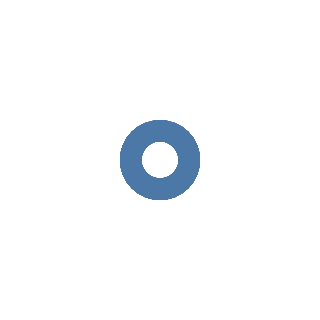

Source (notebook cell):
### Markdown cell above
Remember, to get a reasonable chart we need we need to describe what we want to use <font color='#55AAE7'>data</font>, <font color="#7F7C1C">encoding/channels</font>, and <font color="#AC491A">marks</font>.

To pick the kind of visualization we want, we need to make the right choice on the "mark." Do we want points (for a scatter plot)? lines (for a time series)? or bars (for a bar chart or heatmap)? See your choices [here](https://altair-viz.github.io/user_guide/marks.html).

Let's start easy. Let's make a scatterplot. We will tell Altair that we want a new Chart and that we will be using the mtcars dataframe. We will also, at minimum, neeed to pick the kind of mark. Scatterplots use points (a dot for every car in this case), so here's the code:

### Code cell
#1.4  Encode the dataset using points [data- mtcars,encoding-None,Marks= point]
alt.Chart(mtcars).mark_point()

### Figure 1 — Vega-Lite specification as saved in the notebook (floating-point values rounded to 4 significant figures)
{"config": {"view": {"continuousWidth": 400, "continuousHeight": 300}}, "data": {"name": "data-9409cf149fcd97d1b95049972fed8558"}, "mark": "point", "$schema": "https://vega.github.io/schema/vega-lite/v4.17.0.json", "datasets": {"data-9409cf149fcd97d1b95049972fed8558": [{"model": "Mazda RX4", "MPG": 21.0, "cylinders": 6, "displacement": 160.0, "HP": 110, "rear_axle_ratio": 3.9, "weight": 2.62, "qsec": 16.46, "vs": 0, "transmission": 1, "gears": 4, "carb": 4}, {"model": "Mazda RX4 Wag", "MPG": 21.0, "cylinders": 6, "displacement": 160.0, "HP": 110, "rear_axle_ratio": 3.9, "weight": 2.875, "qsec": 17.02, "vs": 0, "transmission": 1, "gears": 4, "carb": 4}, {"model": "Datsun 710", "MPG": 22.8, "cylinders": 4, "displacement": 108.0, "HP": 93, "rear_axle_ratio": 3.85, "weight": 2.32, "qsec": 18.61, "vs": 1, "transmission": 1, "gears": 4, "carb": 1}, {"model": "Hornet 4 Drive", "MPG": 21.4, "cylinders": 6, "displacement": 258.0, "HP": 110, "rear_axle_ratio": 3.08, "weight": 3.215, "qsec": 19.44, "vs": 1, "transmission": 0, "gears": 3, "carb": 1}, {"model": "Hornet Sportabout", "MPG": 18.7, "cylinders": 8, "displacement": 360.0, "HP": 175, "rear_axle_ratio": 3.15, "weight": 3.44, "qsec": 17.02, "vs": 0, "transmission": 0, "gears": 3, "carb": 2}, {"model": "Valiant", "MPG": 18.1, "cylinders": 6, "displacement": 225.0, "HP": 105, "rear_axle_ratio": 2.76, "weight": 3.46, "qsec": 20.22, "vs": 1, "transmission": 0, "gears": 3, "carb": 1}, {"model": "Duster 360", "MPG": 14.3, "cylinders": 8, "displacement": 360.0, "HP": 245, "rear_axle_ratio": 3.21, "weight": 3.57, "qsec": 15.84, "vs": 0, "transmission": 0, "gears": 3, "carb": 4}, {"model": "Merc 240D", "MPG": 24.4, "cylinders": 4, "displacement": 146.7, "HP": 62, "rear_axle_ratio": 3.69, "weight": 3.19, "qsec": 20.0, "vs": 1, "transmission": 0, "gears": 4, "carb": 2}, {"model": "Merc 230", "MPG": 22.8, "cylinders": 4, "displacement": 140.8, "HP": 95, "rear_axle_ratio": 3.92, "weight": 3.15, "qsec": 22.9, "vs": 1, "transmission": 0, "gears": 4, "carb": 2}, {"model": "Merc 280", "MPG": 19.2, "cylinders": 6, "displacement": 167.6, "HP": 123, "rear_axle_ratio": 3.92, "weight": 3.44, "qsec": 18.3, "vs": 1, "transmission": 0, "gears": 4, "carb": 4}, {"model": "Merc 280C", "MPG": 17.8, "cylinders": 6, "displacement": 167.6, "HP": 123, "rear_axle_ratio": 3.92, "weight": 3.44, "qsec": 18.9, "vs": 1, "transmission": 0, "gears": 4, "carb": 4}, {"model": "Merc 450SE", "MPG": 16.4, "cylinders": 8, "displacement": 275.8, "HP": 180, "rear_axle_ratio": 3.07, "weight": 4.07, "qsec": 17.4, "vs": 0, "transmission": 0, "gears": 3, "carb": 3}, {"model": "Merc 450SL", "MPG": 17.3, "cylinders": 8, "displacement": 275.8, "HP": 180, "rear_axle_ratio": 3.07, "weight": 3.73, "qsec": 17.6, "vs": 0, "transmission": 0, "gears": 3, "carb": 3}, {"model": "Merc 450SLC", "MPG": 15.2, "cylinders": 8, "displacement": 275.8, "HP": 180, "rear_axle_ratio": 3.07, "weight": 3.78, "qsec": 18.0, "vs": 0, "transmission": 0, "gears": 3, "carb": 3}, {"model": "Cadillac Fleetwood", "MPG": 10.4, "cylinders": 8, "displacement": 472.0, "HP": 205, "rear_axle_ratio": 2.93, "weight": 5.25, "qsec": 17.98, "vs": 0, "transmission": 0, "gears": 3, "carb": 4}, {"model": "Lincoln Continental", "MPG": 10.4, "cylinders": 8, "displacement": 460.0, "HP": 215, "rear_axle_ratio": 3.0, "weight": 5.424, "qsec": 17.82, "vs": 0, "transmission": 0, "gears": 3, "carb": 4}, {"model": "Chrysler Imperial", "MPG": 14.7, "cylinders": 8, "displacement": 440.0, "HP": 230, "rear_axle_ratio": 3.23, "weight": 5.345, "qsec": 17.42, "vs": 0, "transmission": 0, "gears": 3, "carb": 4}, {"model": "Fiat 128", "MPG": 32.4, "cylinders": 4, "displacement": 78.7, "HP": 66, "rear_axle_ratio": 4.08, "weight": 2.2, "qsec": 19.47, "vs": 1, "transmission": 1, "gears": 4, "carb": 1}, {"model": "Honda Civic", "MPG": 30.4, "cylinders": 4, "displacement": 75.7, "HP": 52, "rear_axle_ratio": 4.93, "weight": 1.615, "qsec": 18.52, "vs": 1, "transmission": 1, "gears": 4, "carb": 2}, {"model": "Toyota Corolla", "MPG": 33.9, "cylinders": 4, "displacement": 71.1, "HP": 65, "rear_axle_ratio": 4.22, "weight": 1.835, "qsec": 19.9, "vs": 1, "transmission": 1, "gears": 4, "carb": 1}, {"model": "Toyota Corona", "MPG": 21.5, "cylinders": 4, "displacement": 120.1, "HP": 97, "rear_axle_ratio": 3.7, "weight": 2.465, "qsec": 20.01, "vs": 1, "transmission": 0, "gears": 3, "carb": 1}, {"model": "Dodge Challenger", "MPG": 15.5, "cylinders": 8, "displacement": 318.0, "HP": 150, "rear_axle_ratio": 2.76, "weight": 3.52, "qsec": 16.87, "vs": 0, "transmission": 0, "gears": 3, "carb": 2}, {"model": "AMC Javelin", "MPG": 15.2, "cylinders": 8, "displacement": 304.0, "HP": 150, "rear_axle_ratio": 3.15, "weight": 3.435, "qsec": 17.3, "vs": 0, "transmission": 0, "gears": 3, "carb": 2}, {"model": "Camaro Z28", "MPG": 13.3, "cylinders": 8, "displacement": 350.0, "HP": 245, "rear_axle_ratio": 3.73, "weight": 3.84, "qsec": 15.41, "vs": 0, "transmission": 0, "gears": 3, "carb": 4}, {"model": "Pontiac Firebird", "MPG": 19.2, "cylinders": 8, "displacement": 400.0, "HP": 175, "rear_axle_ratio": 3.08, "weight": 3.845, "qsec": 17.05, "vs": 0, "transmission": 0, "gears": 3, "carb": 2}, {"model": "Fiat X1-9", "MPG": 27.3, "cylinders": 4, "displacement": 79.0, "HP": 66, "rear_axle_ratio": 4.08, "weight": 1.935, "qsec": 18.9, "vs": 1, "transmission": 1, "gears": 4, "carb": 1}, {"model": "Porsche 914-2", "MPG": 26.0, "cylinders": 4, "displacement": 120.3, "HP": 91, "rear_axle_ratio": 4.43, "weight": 2.14, "qsec": 16.7, "vs": 0, "transmission": 1, "gears": 5, "carb": 2}, {"model": "Lotus Europa", "MPG": 30.4, "cylinders": 4, "displacement": 95.1, "HP": 113, "rear_axle_ratio": 3.77, "weight": 1.513, "qsec": 16.9, "vs": 1, "transmission": 1, "gears": 5, "carb": 2}, {"model": "Ford Pantera L", "MPG": 15.8, "cylinders": 8, "displacement": 351.0, "HP": 264, "rear_axle_ratio": 4.22, "weight": 3.17, "qsec": 14.5, "vs": 0, "transmission": 1, "gears": 5, "carb": 4}, {"model": "Ferrari Dino", "MPG": 19.7, "cylinders": 6, "displacement": 145.0, "HP": 175, "rear_axle_ratio": 3.62, "weight": 2.77, "qsec": 15.5, "vs": 0, "transmission": 1, "gears": 5, "carb": 6}, {"model": "Maserati Bora", "MPG": 15.0, "cylinders": 8, "displacement": 301.0, "HP": 335, "rear_axle_ratio": 3.54, "weight": 3.57, "qsec": 14.6, "vs": 0, "transmission": 1, "gears": 5, "carb": 8}, {"model": "Volvo 142E", "MPG": 21.4, "cylinders": 4, "displacement": 121.0, "HP": 109, "rear_axle_ratio": 4.11, "weight": 2.78, "qsec": 18.6, "vs": 1, "transmission": 1, "gears": 4, "carb": 2}]}}
